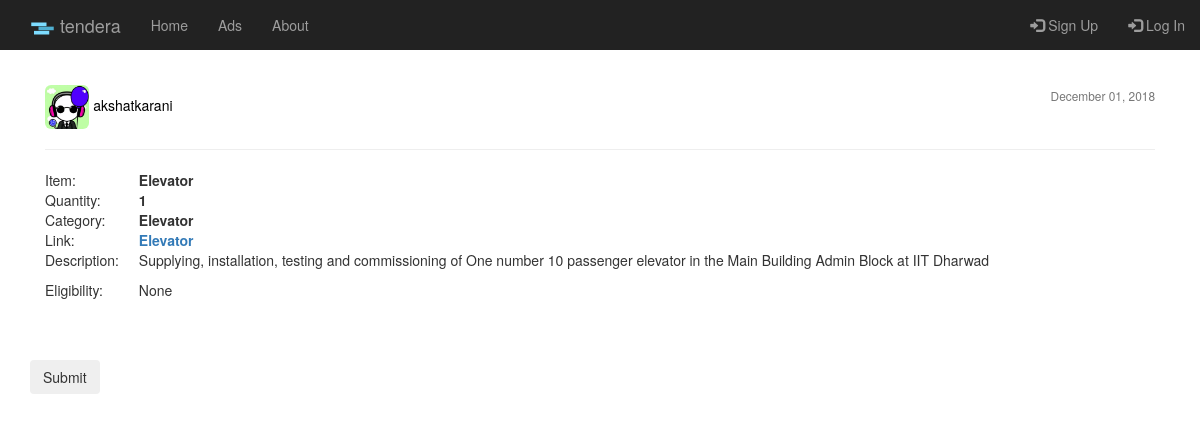
Page /post/23/ on the committed database.
### post/models.py (models this page shows, shortened)
class Post(models.Model):
	category = models.CharField(max_length=50)
	item = models.CharField(max_length=100)
	quantity = models.IntegerField(default=0)
	document = models.FileField(upload_to='tender_docs/')
	description = models.TextField()
	elegibility = models.TextField(default='Elegibility')
	date_posted = models.DateTimeField(auto_now_add= True)
	author = models.ForeignKey(User, on_delete = models.CASCADE)

### users/models.py (models this page shows, shortened)
class UserProfile(models.Model):
	user = models.OneToOneField(User, on_delete = models.CASCADE)
	image = models.ImageField(default= 'default_pic.jpg', upload_to = 'user_pics')

### post/views.py (the view)
# urls.py: path('<int:pk>/', PaymentView.as_view(), name='payment'),
class PaymentView(DetailView):
	model = Post
	context_object_name = 'post'

### post/templates/post/post_detail.html (shortened to what this page needs)
{% extends "post/base.html" %}
{% load crispy_forms_tags %}
{% block content %}
      <div style="padding: 15px;">
        <img class=" img-rounded article-imag" style="width: 4%; height: 4%" src="{{ post.author.userprofile.image.url }}">
      <a class="mr-2" href="{% url 'user-posts' post.author.username %}" style="color: black">{{ post.author }}</a>
      <div style="float: right;">
      	<small class="text-muted">{{ post.date_posted|date:"F d, Y" }}</small>
  	  </div>
      <hr>
      <table>
        <tr>
          <td>
            Item:
          </td>
          <td class="second-dat">
            <b>{{ post.item }}</b>
          </td>
        </tr>
        <tr>
          <td>
            Quantity:
          </td>
          <td class="second-dat">
            <b>{{ post.quantity }}</b>
          </td>
        </tr>
        <tr>
          <td>
            Category:
          </td>
          <td class="second-dat">
            <b>{{ post.item }}</b>
          </td>
        </tr>
        <tr>
          <td>
            Link:
          </td>
          <td class="second-dat">
            <b><a href="{{ post.document.url }}">{{ post.item }}</a></b>
          </td>
        </tr>
        <tr>
          <td style="vertical-align: top">
            Description:
          </td>
          <td class="second-dat">
               <p class="article-content">{{ post.description }}</p>
          </td>
        </tr>
        <tr>
          <td style="vertical-align: top">
            Eligibility:
          </td>
          <td class="second-dat">
               <p class="article-content">{{ post.elegibility }}</p>
          </td>
        </tr>
      </table>
      </div>
      <br>
    <div class ="content-section">
      <form method="POST" enctype="multipart/form-data">
        <div class="form-group">
          <button class="btn btn-outline-info" type="submit"> Submit</button>
        </div>
      </form>
    </div>
{% endblock content %}

### post/static/post/main.css (style rules this page uses)
.second-dat { padding: 0px 20px; }

### rows in the picture
Post: author.userprofile.image (picture), author "akshatkarani", date_posted "December 01, 2018", item "Elevator", quantity "1", description "Supplying, installation, testing and commissioning of One number 10 passenger elevator in the Main Building Admin Block at IIT Dharwad", elegibility "None"
